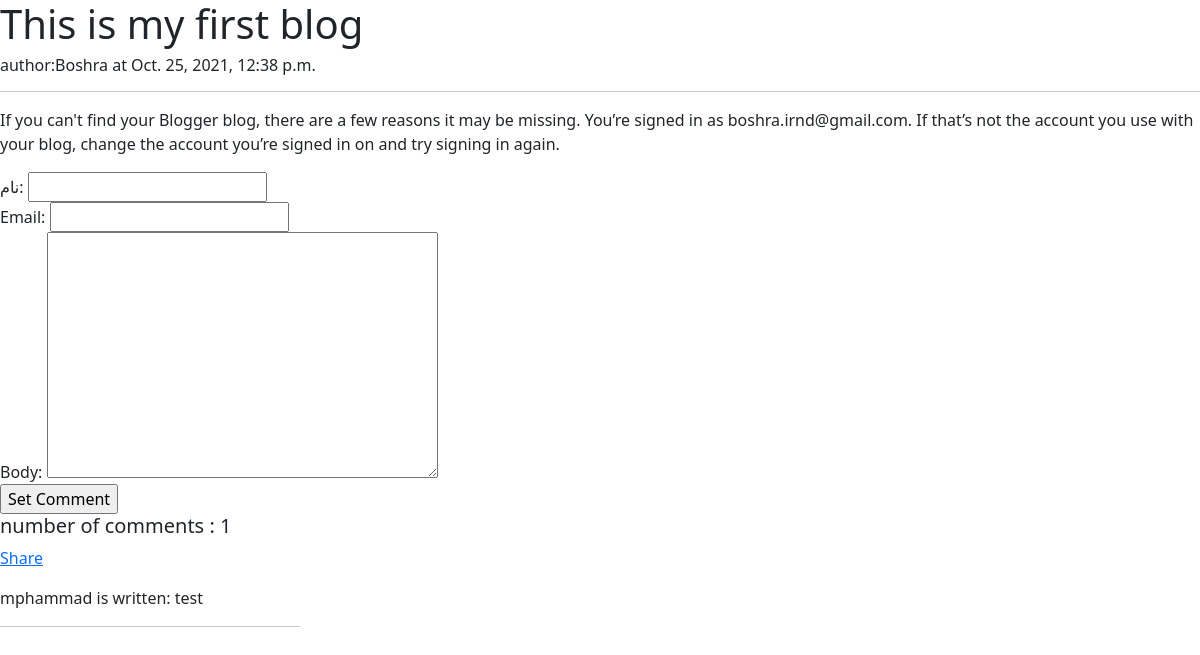
Before: /blog/2021/10/25/first-blog/ with the older database file.
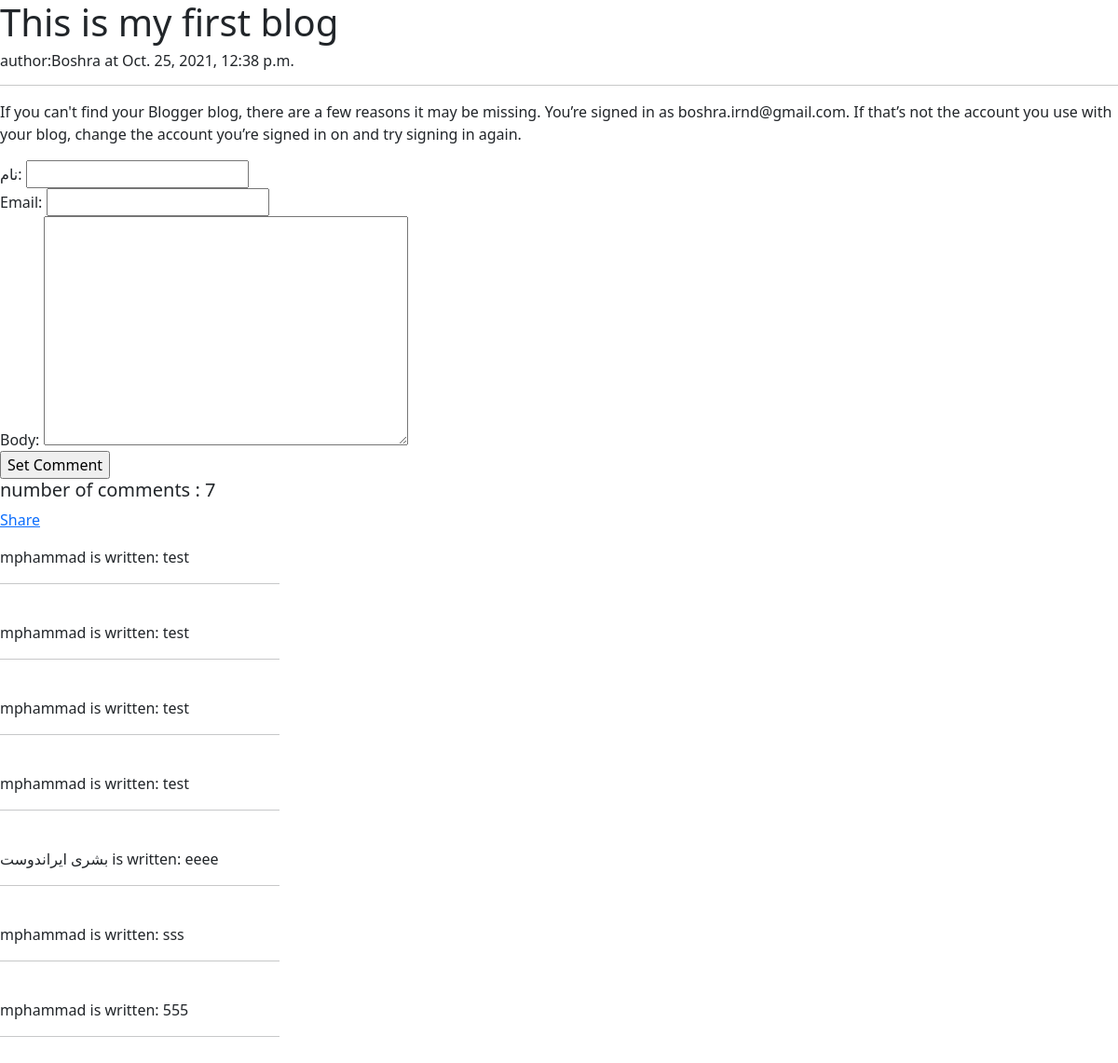
After: the same page with the newer database file.
### blog/models.py (models this page shows, shortened)
class Post(models.Model):
    STATUS = (
        ("draft",'Draft'),
        ("published",'Published')
    )
    author = ForeignKey(User, on_delete=models.CASCADE, related_name="blog_posts")
    slug = models.SlugField(max_length=250, unique_for_date="publish")
    title = models.CharField(max_length=250)
    body = models.TextField()
    publish = models.DateTimeField(default=timezone.now)
    created = models.DateTimeField(auto_now_add=True)
    updated = models.DateTimeField(auto_now=True)
    status = models.CharField(max_length=10,choices=STATUS,default='draft')
    objects = models.Manager()
    published = PublishedManager()

class Comment(models.Model):
    post = models.ForeignKey(Post,on_delete=CASCADE,related_name="comments")
    name = models.CharField(_("نام"), max_length=50)
    email = models.EmailField(max_length=254)
    body = models.TextField()
    created = models.DateTimeField(auto_now_add=True)
    updated = models.DateTimeField(auto_now=True)
    active = models.BooleanField(default=True)
    class Meta:
        ordering = ('created',)

### blog/views.py (the view)
# urls.py: path("<int:year>/<int:month>/<int:day>/<slug:post>/",views.post_detail,name="post_detail"),
def post_detail(request,year,month,day,post):
    post = get_object_or_404(Post,slug=post,status="published",publish__year=year,publish__month=month,publish__day=day)
    comments = post.comments.filter(active=True)
    if request.method == 'POST':
        comment_form = CommentForm(data=request.POST)
        if comment_form.is_valid():
            new_comment = comment_form.save(commit=False)
            new_comment.post = post
            new_comment.save()
            return HttpResponseRedirect(request.path_info)
    else:
        comment_form = CommentForm()
    context = {'post':post,'form':comment_form ,'comments':comments}
    return render(request,'blog/post/detail.html',context)

### blog/forms.py
class CommentForm(forms.ModelForm):
    class Meta:
        model = Comment
        fields = ('name','email','body')

### templates/blog/post/detail.html (shortened to what this page needs)
{% extends 'blog/base.html'%}
{% block content %}
<h1>{{post.title}}</h1>
<h6>author:{{post.author}} at {{post.created}}</h6>
<hr>
<p>{{post.body}}</p>
<div class="mb-3 col-6">
    <form method="POST">
    {% for field in form %}
        {{field.label_tag}}
        {{field}}
        <br>
    {% endfor %}
    <input type="submit" value="Set Comment">
    </form>
    {% with comments.count as total_comments %}
    <h5>number of comments : {{total_comments}}</h5>
{% endwith %}
    <p>
        <a href="{% url 'blog:post_share' post.id %}">Share</a>
    </p>
    <div class=col-6>
        {% for cm in comments %}
            {{cm.name}} is written: {{cm.body}}
            <hr>
            <br/>
        {% endfor %}
    </div>
{% endblock content %}

### templates/blog/base.html (shortened to what this page needs)
<!DOCTYPE html>
<html lang="en">
<head>
    <link href="https://cdn.jsdelivr.net/npm/bootstrap@5.1.3/dist/css/bootstrap.min.css" rel="stylesheet">
</head>
<body>
    {% block content %}
    {% endblock content %}
</body>
</html>

Changed rows visible on the page:
added Comment: name "mphammad", body "test"
added Comment: name "mphammad", body "test"
added Comment: name "mphammad", body "test"
added Comment: name "بشری ایراندوست", body "eeee"
added Comment: name "mphammad", body "sss"
added Comment: name "mphammad", body "555"
Other visible differences:
{{ total_comments }}: "1" → "7"
